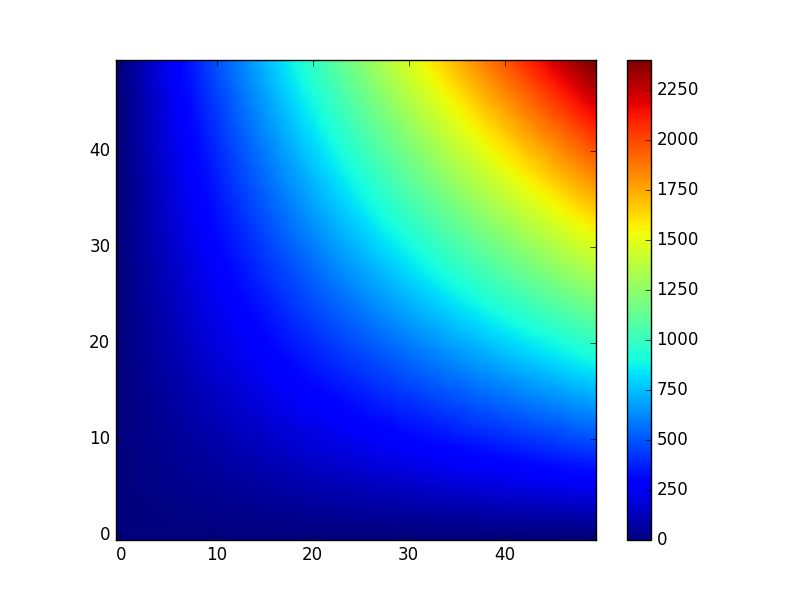

Here is the Python script that generated this plot:
#!/usr/bin/env python3
# -*- coding: utf-8 -*-

# See: http://matplotlib.org/examples/pylab_examples/image_demo.html

# See also:
# - http://matplotlib.org/examples/color/colormaps_reference.html (the list of all colormaps)
# - http://matplotlib.org/users/colormaps.html?highlight=colormap#mycarta-banding (what is the right colormap to choose for a given plot)

import numpy as np
import matplotlib.pyplot as plt
from matplotlib import cm

# MAKE DATAS ##################################################################

z_matrix = np.array([[xi * yi for xi in range(50)] for yi in range(50)])

# PLOT ########################################################################
# The list of all colormaps: http://matplotlib.org/examples/color/colormaps_reference.html

#interp='nearest'     # "raw" (non smooth) map
interp = 'bilinear'   # "smooth" map

fig = plt.figure()
ax = fig.add_subplot(111)

im = ax.imshow(z_matrix, interpolation=interp, origin='lower')

plt.colorbar(im) # draw the colorbar

# SAVE AND SHOW ###############################################################

plt.savefig("imshow_ax.png")
plt.show()
